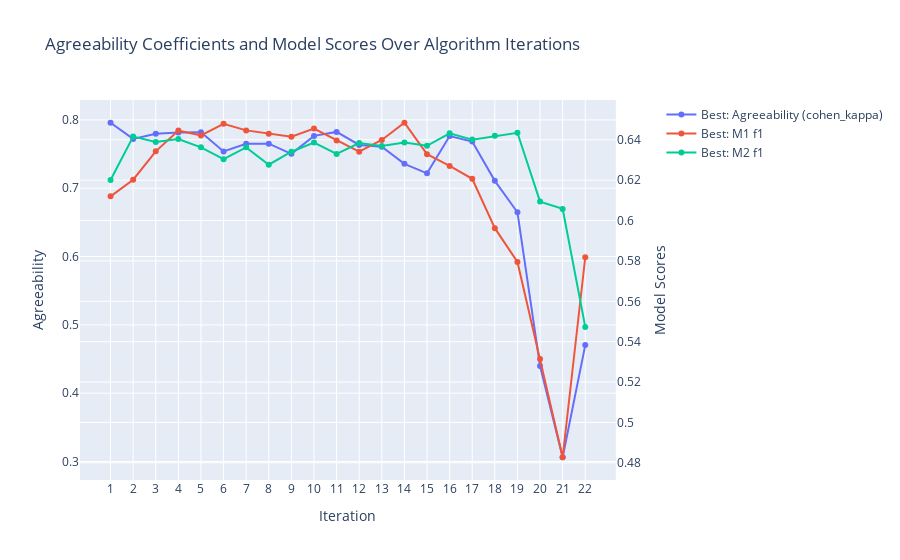

Source (notebook cell):
### Code cell
rfc_mlp.interactive_plot()

### Figure 1 — Plotly figure (JSON) as saved in the notebook; plotly's stock layout.template omitted (floating-point values rounded to 4 significant figures)
{"data": [{"hoverinfo": "text", "hovertext": ["<br> Best: Agreeability (cohen_kappa): <br> 0.7959 <br> All: Mean Agreeability (cohen_kappa): <br> 0.7959 <br> All: Agreeability St. Dev.: <br> 0.0000", "<br> Best: Agreeability (cohen_kappa): <br> 0.7723 <br> All: Mean Agreeability (cohen_kappa): <br> 0.7738 <br> All: Agreeability St. Dev.: <br> 0.0215", "<br> Best: Agreeability (cohen_kappa): <br> 0.7796 <br> All: Mean Agreeability (cohen_kappa): <br> 0.7657 <br> All: Agreeability St. Dev.: <br> 0.0211", "<br> Best: Agreeability (cohen_kappa): <br> 0.7816 <br> All: Mean Agreeability (cohen_kappa): <br> 0.7547 <br> All: Agreeability St. Dev.: <br> 0.0258", "<br> Best: Agreeability (cohen_kappa): <br> 0.7819 <br> All: Mean Agreeability (cohen_kappa): <br> 0.7669 <br> All: Agreeability St. Dev.: <br> 0.0282", "<br> Best: Agreeability (cohen_kappa): <br> 0.7539 <br> All: Mean Agreeability (cohen_kappa): <br> 0.7497 <br> All: Agreeability St. Dev.: <br> 0.0236", "<br> Best: Agreeability (cohen_kappa): <br> 0.7650 <br> All: Mean Agreeability (cohen_kappa): <br> 0.7497 <br> All: Agreeability St. Dev.: <br> 0.0325", "<br> Best: Agreeability (cohen_kappa): <br> 0.7652 <br> All: Mean Agreeability (cohen_kappa): <br> 0.7546 <br> All: Agreeability St. Dev.: <br> 0.0240", "<br> Best: Agreeability (cohen_kappa): <br> 0.7504 <br> All: Mean Agreeability (cohen_kappa): <br> 0.7379 <br> All: Agreeability St. Dev.: <br> 0.0282", "<br> Best: Agreeability (cohen_kappa): <br> 0.7766 <br> All: Mean Agreeability (cohen_kappa): <br> 0.7383 <br> All: Agreeability St. Dev.: <br> 0.0275", "<br> Best: Agreeability (cohen_kappa): <br> 0.7825 <br> All: Mean Agreeability (cohen_kappa): <br> 0.7385 <br> All: Agreeability St. Dev.: <br> 0.0348", "<br> Best: Agreeability (cohen_kappa): <br> 0.7634 <br> All: Mean Agreeability (cohen_kappa): <br> 0.7344 <br> All: Agreeability St. Dev.: <br> 0.0347", "<br> Best: Agreeability (cohen_kappa): <br> 0.7607 <br> All: Mean Agreeability (cohen_kappa): <br> 0.7247 <br> All: Agreeability St. Dev.: <br> 0.0378", "<br> Best: Agreeability (cohen_kappa): <br> 0.7358 <br> All: Mean Agreeability (cohen_kappa): <br> 0.7135 <br> All: Agreeability St. Dev.: <br> 0.0348", "<br> Best: Agreeability (cohen_kappa): <br> 0.7219 <br> All: Mean Agreeability (cohen_kappa): <br> 0.7101 <br> All: Agreeability St. Dev.: <br> 0.0349", "<br> Best: Agreeability (cohen_kappa): <br> 0.7764 <br> All: Mean Agreeability (cohen_kappa): <br> 0.6731 <br> All: Agreeability St. Dev.: <br> 0.0614", "<br> Best: Agreeability (cohen_kappa): <br> 0.7683 <br> All: Mean Agreeability (cohen_kappa): <br> 0.7303 <br> All: Agreeability St. Dev.: <br> 0.0549", "<br> Best: Agreeability (cohen_kappa): <br> 0.7108 <br> All: Mean Agreeability (cohen_kappa): <br> 0.6942 <br> All: Agreeability St. Dev.: <br> 0.0463", "<br> Best: Agreeability (cohen_kappa): <br> 0.6648 <br> All: Mean Agreeability (cohen_kappa): <br> 0.5654 <br> All: Agreeability St. Dev.: <br> 0.0696", "<br> Best: Agreeability (cohen_kappa): <br> 0.4397 <br> All: Mean Agreeability (cohen_kappa): <br> 0.4370 <br> All: Agreeability St. Dev.: <br> 0.0978", "<br> Best: Agreeability (cohen_kappa): <br> 0.3062 <br> All: Mean Agreeability (cohen_kappa): <br> 0.3088 <br> All: Agreeability St. Dev.: <br> 0.0157", "<br> Best: Agreeability (cohen_kappa): <br> 0.4704 <br> All: Mean Agreeability (cohen_kappa): <br> 0.3528 <br> All: Agreeability St. Dev.: <br> 0.1176"], "mode": "lines+markers", "name": "Best: Agreeability (cohen_kappa)", "type": "scatter", "x": [1, 2, 3, 4, 5, 6, 7, 8, 9, 10, 11, 12, 13, 14, 15, 16, 17, 18, 19, 20, 21, 22], "xaxis": "x", "y": [0.7959, 0.7723, 0.7796, 0.7816, 0.7819, 0.7539, 0.765, 0.7652, 0.7504, 0.7766, 0.7825, 0.7634, 0.7607, 0.7358, 0.7219, 0.7764, 0.7683, 0.7108, 0.6648, 0.4397, 0.3062, 0.4704], "yaxis": "y"}, {"hoverinfo": "text", "hovertext": ["<br> Best: M1 f1: <br> 0.6120 <br> All: M1 Mean f1: <br> 0.6120 <br> All: M1 STD f1: <br> 0.0000", "<br> Best: M1 f1: <br> 0.6202 <br> All: M1 Mean f1: <br> 0.6090 <br> All: M1 STD f1: <br> 0.0070", "<br> Best: M1 f1: <br> 0.6343 <br> All: M1 Mean f1: <br> 0.6147 <br> All: M1 STD f1: <br> 0.0103", "<br> Best: M1 f1: <br> 0.6446 <br> All: M1 Mean f1: <br> 0.6223 <br> All: M1 STD f1: <br> 0.0108", "<br> Best: M1 f1: <br> 0.6421 <br> All: M1 Mean f1: <br> 0.6253 <br> All: M1 STD f1: <br> 0.0091", "<br> Best: M1 f1: <br> 0.6480 <br> All: M1 Mean f1: <br> 0.6271 <br> All: M1 STD f1: <br> 0.0105", "<br> Best: M1 f1: <br> 0.6447 <br> All: M1 Mean f1: <br> 0.6275 <br> All: M1 STD f1: <br> 0.0118", "<br> Best: M1 f1: <br> 0.6429 <br> All: M1 Mean f1: <br> 0.6253 <br> All: M1 STD f1: <br> 0.0113", "<br> Best: M1 f1: <br> 0.6415 <br> All: M1 Mean f1: <br> 0.6216 <br> All: M1 STD f1: <br> 0.0115", "<br> Best: M1 f1: <br> 0.6456 <br> All: M1 Mean f1: <br> 0.6219 <br> All: M1 STD f1: <br> 0.0116", "<br> Best: M1 f1: <br> 0.6397 <br> All: M1 Mean f1: <br> 0.6217 <br> All: M1 STD f1: <br> 0.0145", "<br> Best: M1 f1: <br> 0.6341 <br> All: M1 Mean f1: <br> 0.6201 <br> All: M1 STD f1: <br> 0.0114", "<br> Best: M1 f1: <br> 0.6399 <br> All: M1 Mean f1: <br> 0.6217 <br> All: M1 STD f1: <br> 0.0114", "<br> Best: M1 f1: <br> 0.6484 <br> All: M1 Mean f1: <br> 0.6262 <br> All: M1 STD f1: <br> 0.0139", "<br> Best: M1 f1: <br> 0.6329 <br> All: M1 Mean f1: <br> 0.6144 <br> All: M1 STD f1: <br> 0.0144", "<br> Best: M1 f1: <br> 0.6271 <br> All: M1 Mean f1: <br> 0.6068 <br> All: M1 STD f1: <br> 0.0149", "<br> Best: M1 f1: <br> 0.6207 <br> All: M1 Mean f1: <br> 0.6140 <br> All: M1 STD f1: <br> 0.0044", "<br> Best: M1 f1: <br> 0.5962 <br> All: M1 Mean f1: <br> 0.5846 <br> All: M1 STD f1: <br> 0.0128", "<br> Best: M1 f1: <br> 0.5795 <br> All: M1 Mean f1: <br> 0.5471 <br> All: M1 STD f1: <br> 0.0257", "<br> Best: M1 f1: <br> 0.5314 <br> All: M1 Mean f1: <br> 0.5031 <br> All: M1 STD f1: <br> 0.0229", "<br> Best: M1 f1: <br> 0.4828 <br> All: M1 Mean f1: <br> 0.4579 <br> All: M1 STD f1: <br> 0.0335", "<br> Best: M1 f1: <br> 0.5818 <br> All: M1 Mean f1: <br> 0.4616 <br> All: M1 STD f1: <br> 0.1202"], "mode": "lines+markers", "name": "Best: M1 f1", "type": "scatter", "x": [1, 2, 3, 4, 5, 6, 7, 8, 9, 10, 11, 12, 13, 14, 15, 16, 17, 18, 19, 20, 21, 22], "xaxis": "x", "y": [0.612, 0.6202, 0.6343, 0.6446, 0.6421, 0.648, 0.6447, 0.6429, 0.6415, 0.6456, 0.6397, 0.6341, 0.6399, 0.6484, 0.6329, 0.6271, 0.6207, 0.5962, 0.5795, 0.5314, 0.4828, 0.5818], "yaxis": "y2"}, {"hoverinfo": "text", "hovertext": ["<br> Best: M2 f1: <br> 0.6201 <br> All: M2 Mean f1: <br> 0.6201 <br> All: M2 STD f1: <br> 0.0000", "<br> Best: M2 f1: <br> 0.6416 <br> All: M2 Mean f1: <br> 0.6256 <br> All: M2 STD f1: <br> 0.0099", "<br> Best: M2 f1: <br> 0.6390 <br> All: M2 Mean f1: <br> 0.6232 <br> All: M2 STD f1: <br> 0.0084", "<br> Best: M2 f1: <br> 0.6404 <br> All: M2 Mean f1: <br> 0.6231 <br> All: M2 STD f1: <br> 0.0089", "<br> Best: M2 f1: <br> 0.6363 <br> All: M2 Mean f1: <br> 0.6219 <br> All: M2 STD f1: <br> 0.0067", "<br> Best: M2 f1: <br> 0.6304 <br> All: M2 Mean f1: <br> 0.6197 <br> All: M2 STD f1: <br> 0.0060", "<br> Best: M2 f1: <br> 0.6363 <br> All: M2 Mean f1: <br> 0.6207 <br> All: M2 STD f1: <br> 0.0092", "<br> Best: M2 f1: <br> 0.6276 <br> All: M2 Mean f1: <br> 0.6205 <br> All: M2 STD f1: <br> 0.0054", "<br> Best: M2 f1: <br> 0.6341 <br> All: M2 Mean f1: <br> 0.6175 <br> All: M2 STD f1: <br> 0.0105", "<br> Best: M2 f1: <br> 0.6386 <br> All: M2 Mean f1: <br> 0.6237 <br> All: M2 STD f1: <br> 0.0116", "<br> Best: M2 f1: <br> 0.6330 <br> All: M2 Mean f1: <br> 0.6208 <br> All: M2 STD f1: <br> 0.0101", "<br> Best: M2 f1: <br> 0.6384 <br> All: M2 Mean f1: <br> 0.6227 <br> All: M2 STD f1: <br> 0.0085", "<br> Best: M2 f1: <br> 0.6369 <br> All: M2 Mean f1: <br> 0.6229 <br> All: M2 STD f1: <br> 0.0140", "<br> Best: M2 f1: <br> 0.6387 <br> All: M2 Mean f1: <br> 0.6269 <br> All: M2 STD f1: <br> 0.0089", "<br> Best: M2 f1: <br> 0.6370 <br> All: M2 Mean f1: <br> 0.6209 <br> All: M2 STD f1: <br> 0.0125", "<br> Best: M2 f1: <br> 0.6432 <br> All: M2 Mean f1: <br> 0.6193 <br> All: M2 STD f1: <br> 0.0112", "<br> Best: M2 f1: <br> 0.6401 <br> All: M2 Mean f1: <br> 0.6256 <br> All: M2 STD f1: <br> 0.0119", "<br> Best: M2 f1: <br> 0.6419 <br> All: M2 Mean f1: <br> 0.6265 <br> All: M2 STD f1: <br> 0.0097", "<br> Best: M2 f1: <br> 0.6435 <br> All: M2 Mean f1: <br> 0.6266 <br> All: M2 STD f1: <br> 0.0099", "<br> Best: M2 f1: <br> 0.6094 <br> All: M2 Mean f1: <br> 0.6053 <br> All: M2 STD f1: <br> 0.0036", "<br> Best: M2 f1: <br> 0.6058 <br> All: M2 Mean f1: <br> 0.5572 <br> All: M2 STD f1: <br> 0.0417", "<br> Best: M2 f1: <br> 0.5473 <br> All: M2 Mean f1: <br> 0.5021 <br> All: M2 STD f1: <br> 0.0452"], "mode": "lines+markers", "name": "Best: M2 f1", "type": "scatter", "x": [1, 2, 3, 4, 5, 6, 7, 8, 9, 10, 11, 12, 13, 14, 15, 16, 17, 18, 19, 20, 21, 22], "xaxis": "x", "y": [0.6201, 0.6416, 0.639, 0.6404, 0.6363, 0.6304, 0.6363, 0.6276, 0.6341, 0.6386, 0.633, 0.6384, 0.6369, 0.6387, 0.637, 0.6432, 0.6401, 0.6419, 0.6435, 0.6094, 0.6058, 0.5473], "yaxis": "y2"}], "layout": {"hovermode": "closest", "title": {"text": "Agreeability Coefficients and Model Scores Over Algorithm Iterations"}, "xaxis": {"anchor": "y", "domain": [0, 0.94], "title": {"text": "Iteration"}, "type": "category"}, "yaxis": {"anchor": "x", "domain": [0, 1], "title": {"text": "Agreeability"}}, "yaxis2": {"anchor": "x", "overlaying": "y", "side": "right", "title": {"text": "Model Scores"}}}}
